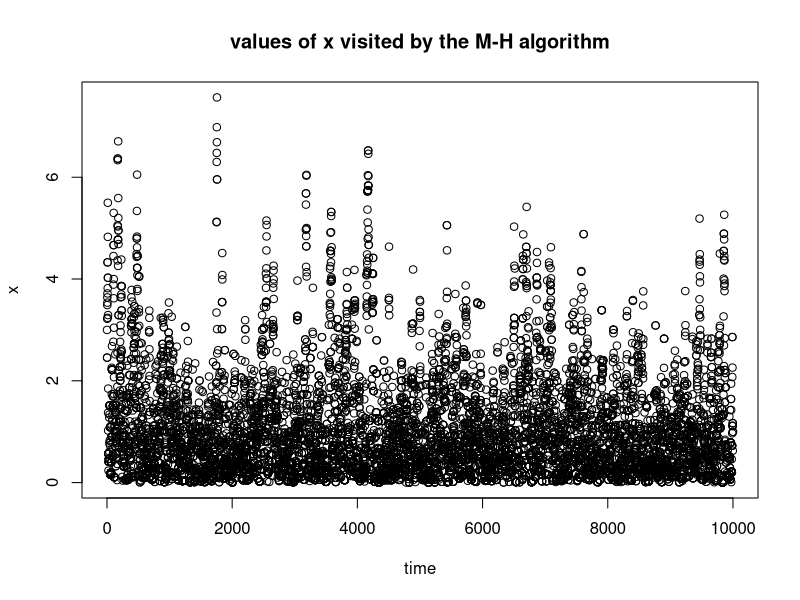
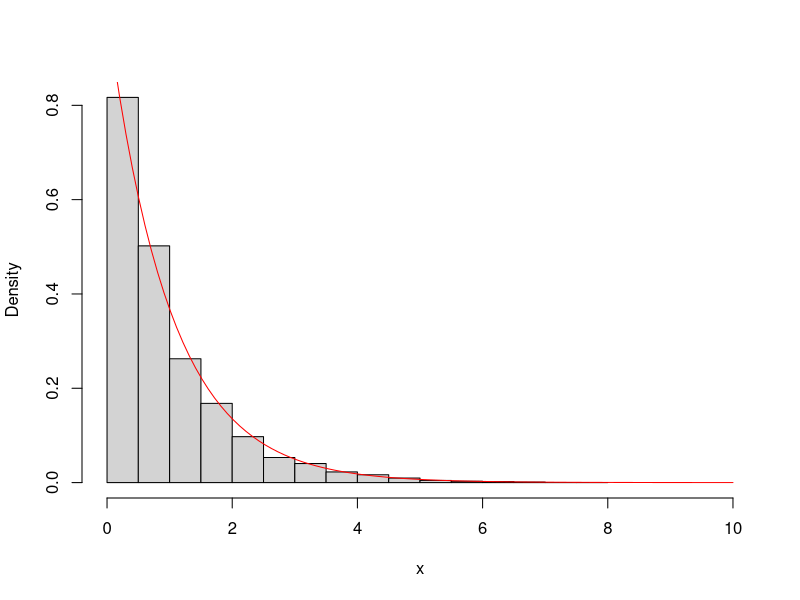

Generate these figures, in order, with R:
## ---- chunk 1
knitr::opts_chunk$set(comment = "#",collapse = TRUE,fig.align = "center")
## ---- chunk 2
target <- function (x)
  ifelse(x < 0,0,exp(-x))
## ---- chunk 3
x <- rep(0,10000)
x[1] <- 3
for (i in 2:10000) {
  current_x <- x[i-1]
  proposed_x <- current_x + rnorm(1)
  A <- target(proposed_x)/target(current_x)
  u <- runif(1)
  if (u < A)
    x[i] <- proposed_x
  else
    x[i] <- current_x
}
## ---- chunk 4
plot(x,xlab = "time",main = "values of x visited by the M-H algorithm")
## ---- chunk 5
hist(x,xlim = c(0,10),probability = TRUE,main = "")
xx <- seq(0,10,length = 100)
lines(xx,target(xx),col = "red")
